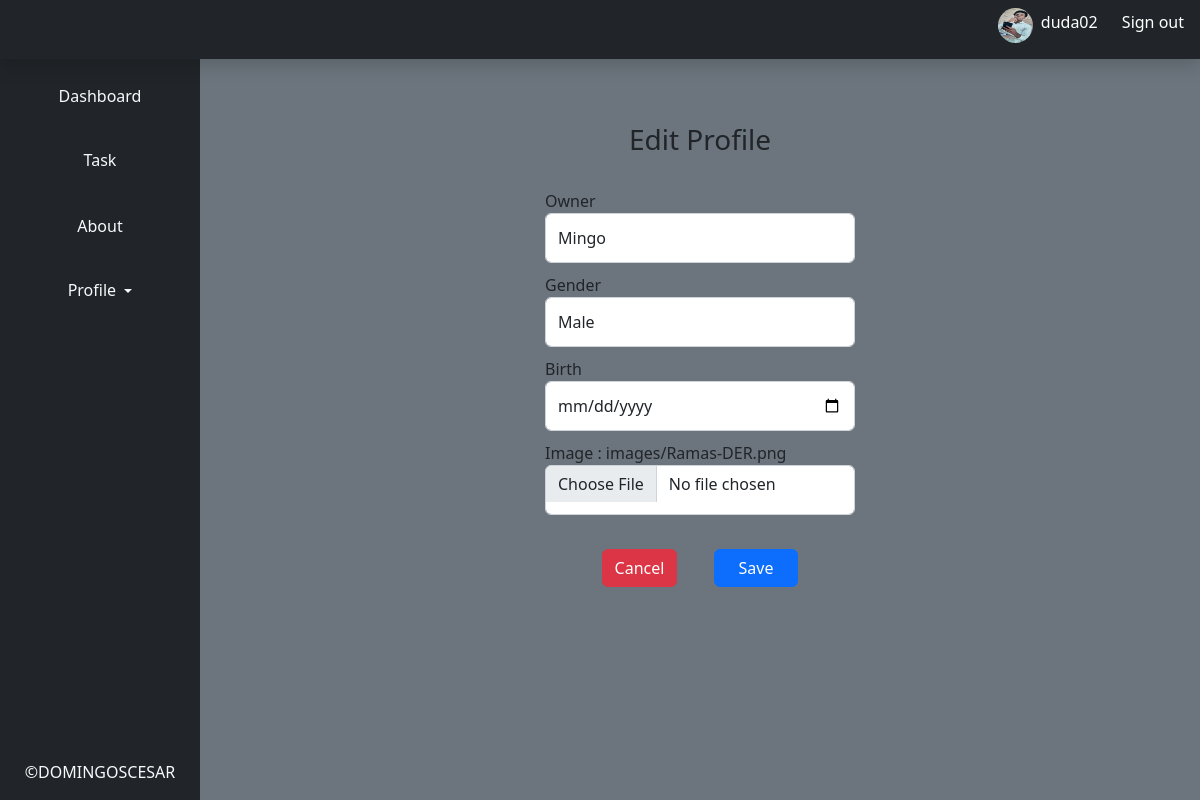
Screenshot of /profile/edit/3/ (signed in) with the database file from the repository.
### Todo/models.py (models this page shows, shortened)
class Profile(models.Model):
    user = models.OneToOneField(User, on_delete=models.CASCADE)
    Gender_CHOICES = [ ('M', 'Masculine'), ('F', 'Female'), ('O', 'Other')]
    gender = models.CharField(max_length=1, choices=Gender_CHOICES, null=False)
    birth = models.DateField(null=False)
    img = models.ImageField(null=True, blank=True, upload_to='images/')
    class Meta:
        verbose_name_plural = 'Profiles'

### Todo/views.py (the view, shortened to what this page needs)
# urls.py: path('profile/edit/<str:pk>/', views.EditProfile, name='editprofile'),
@login_required(login_url='signin')
def EditProfile(request, pk):
    page = "edit"
    prof = Profile.objects.get(pk = pk)
    return render(request, 'todo/profile.html', {'profile' : prof, 'page' : page})

### Todo/templates/Todo/profile.html (shortened to what this page needs)
{% extends 'base/base.html' %}
{% block content %}
    <section class="row">
       {% if page == 'create'%}
        <div class="col-md-12">
            <form action="{% url 'profile' %}" method="post" enctype="multipart/form-data" class="card bg-secondary border-0 mt-3 form">
                {% csrf_token %}
                <h3 class="card-title text-center text-dark mt-5 mb-3">Profile</h3>
                <div class="card-body d-flex justify-content-center align-items-center flex-column">
                    <div>
                            <label for="user" class="card-text text-dark">Owner</label>
                            <select name="user" id="user" class="form-control">
                                <option value="{{ request.user.id }}">{{request.user.username}}</option>
                            </select>
                    </div>
                    <div>
                        <label for="gender" class="card-subtitle text-dark">Gender</label>
                        <select name="gender" id="gender" class="form-control">
                            <option value="M">Masculino</option>
                            <option value="F">Feminio</option>
                        </select>
                    </div>
                    <div>
                        <label for="birth" class="card-subtitle text-dark">Birth</label>
                        <input type="date" name="birth" id="birth" class="form-control">
                    </div>
                    <div>
                        <label for="img" class="card-subtitle text-dark">Image</label>
                        <input type="file" name="img" id="img" class="form-control">
                    </div>
                    <div class="mb-5 mt-4">
                        <a href="{% url 'index' %}" class="btn btn-danger mx-3">Cancel</a>
                        <input type="submit" value="Save" class="btn btn-primary px-4 mx-3">
                    </div>
                </div>
            </form>
        </div>
        {% elif page == 'edit'%}
        <div class="col-md-12">
            <form action="{% url 'editprofile' profile.id %}" method="post" enctype="multipart/form-data" class="card bg-secondary border-0 mt-3 form">
                <h3 class="card-title text-center text-dark mt-5 mb-3">Edit Profile</h3>
                <div class="card-body d-flex justify-content-center align-items-center flex-column">
                    <div>
                            <label for="user" class="card-text text-dark">Owner</label>
                            <select name="user" id="user" class="form-control">
                                <option value="{{ profile.id }}">{{profile.user.username}}</option>
                            </select>
                    </div>
                    <div>
                        <label for="gender" class="card-subtitle text-dark">Gender</label>
                        <select name="gender" id="gender" class="form-control">
                            {% if profile.gender == 'M' %}
                                <option value="{{ profile.gender }}">Male</option>
                            {% else %}
                                <option value="{{ profile.gender }}">Female</option>
                            {% endif %}
                        </select>
                    </div>
                    <div>
                        <label for="birth" class="card-subtitle text-dark">Birth</label>
                        <input type="date" name="birth" id="birth" class="form-control" value="{{ profile.birth }}">
                    </div>
                    <div>
                        <label for="img" class="card-subtitle text-dark">Image : {{ profile.img }} </label>
                        <input type="file" name="img" id="img" class="form-control">
                    </div>
                    <div class="mb-5 mt-4">
                        <a href="{% url 'index' %}" class="btn btn-danger mx-3">Cancel</a>
                        <input type="submit" value="Save" class="btn btn-primary px-4 mx-3">
                    </div>
                </div>
            </form>
        </div>
       {% endif %}
    </section>
{% endblock content %}

### Todo/templates/base/base.html (shortened to what this page needs)
{% load static %}
<!DOCTYPE html>
<html lang="en">
<head>
    <link rel="stylesheet" href="{% static 'bootstrap5/css/bootstrap.min.css' %}">
    <link rel="stylesheet" href="{% static '/css/base.css' %}">
    <link rel="stylesheet" href="{% static '/css/other.css' %}">
</head>
<body class="bg-secondary">
    <header class="navbar navbar-dark sticky-top bg-dark flex-md-nowrap p-0 shadow mb-0">
        <a class="navbar-brand col-md-3 col-lg-2 me-0 px-3 fs-6" href="#"></a>
        <div class="navbar-nav">
          <div class="nav-item text-nowrap mb-3 pt-1">
            {% if request.user.is_authenticated %}
        {% if request.user.profile.img %}
            <img src="{% static '{{request.user.profile.img.url}}' %}" alt="profile img" srcset="{{ request.user.profile.img.url }}" width="35" height="35" class="rounded-circle mt-1">
        {% else %}
            <span>You have no image</span>
        {% endif %}
        <a class="px-1 link" href="#">{{request.user}}</a>
        <a href="{% url 'logout' %}" class="px-3 link">Sign out</a>
    {% else %}
        <a href="{% url 'signin' %}" class="px-3 link">Login</a>
    {% endif %}
          </div>
        </div>
    </header>
    <div class="container-fluid mt-0">
        <div class="row">
            <nav id="sidebarMenu" class="col-md-3 col-lg-2 d-md-block bg-dark sidebar collapse pb-3">
                <div class="position-sticky pt-3 sidebar-sticky">
                  <ul class="nav flex-column">
                    <li class="nav-item">
                      <a class="nav-link active text-center mb-4 text-light" aria-current="page" href="{% url 'index' %}">
                        Dashboard
                      </a>
                    </li>
                    <li class="nav-item text-center">
                      <a class="nav-link text-center mb-4 text-light" href="{% url 'task' %}">
                        <span data-feather="file" class="align-text-bottom">Task</span>
                      </a>
                    </li>
                    <li class="nav-item">
                      <a class="nav-link text-center mb-4 text-light" href="{% url 'about' %}">
                        About
                      </a>
                    </li>
                    <li class="nav-item dropdown">
                      <a class="nav-link text-center text-light dropdown-toggle"  role="button" data-bs-toggle="dropdown" aria-expanded="false">
                        <span data-feather="users" class="align-text-bottom">Profile</span>
                      </a>
                    </li>
                  </ul>
                    <h6 class="sidebar-heading d-flex justify-content-center align-items-center px-3 mt-4 mb-1 text-muted text-uppercase">
                     <span class="text-light">&copy;DomingosCesar</span>
                    </h6>
                </div>
            </nav>
            <main class="col-md-9 ms-sm-auto col-lg-10 px-md-4 text-light">
                {% block content %}
                {% endblock %}
            </main>
        </div>
    </div>
</body>
</html>

### Todo/static/css/base.css (style rules this page uses)
.nav { height: 83vh; }
.navbar-nav .nav-item .link { text-decoration: none; color: #fff; }

### Todo/static/css/other.css (style rules this page uses)
.link { text-decoration: none; color: #fff; }
.form-control { width: 310px; height: 50px; margin-bottom: 10px; }

### rows the page displays
Profile: user "Mingo", gender "Male", img "images/Ramas-DER.png"

### other values shown
{{ request.user }} "duda02"
